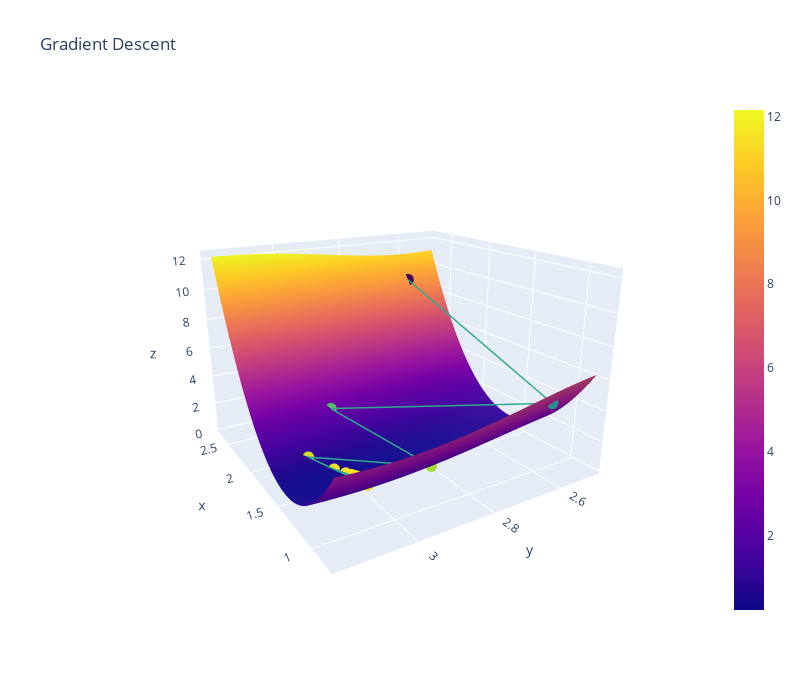

This figure's notebook cell:
### Code cell
# Run me to see a 3D plot (gradient descent with static alpha)
from lab7_utils import plot_3d
plot_3d(thetas[:, 0], thetas[:, 1], loss, mean_squared_error, sin_model, x, y)
